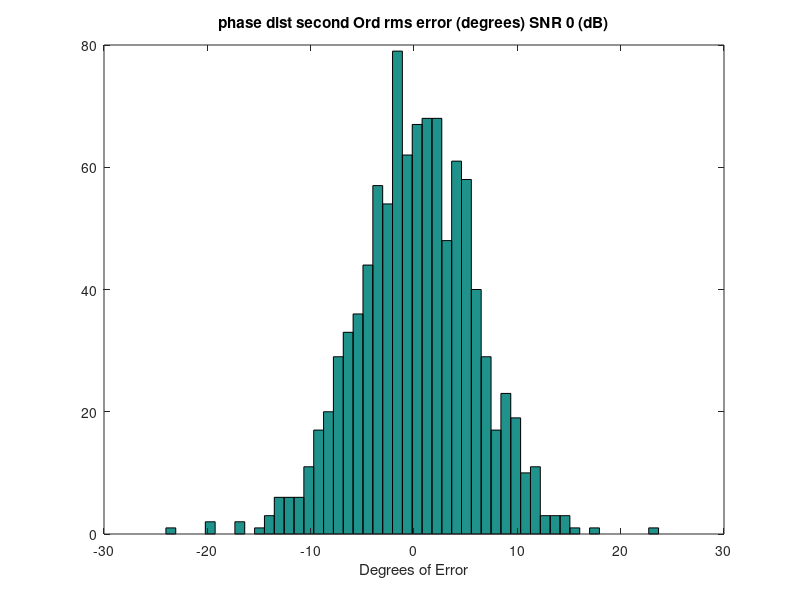
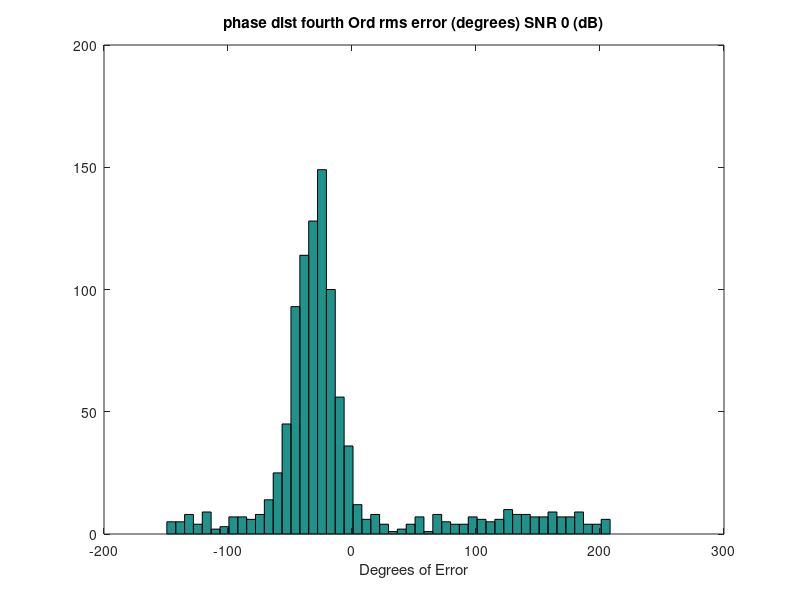

The MATLAB source for these figures, in order:
%% Error Calculations Second and Fourth
clc;clear;
%% Initializations
alpha = 1;

pol_signal_one = [1;-1;0]./sqrt(2);
pol_cum_signal_one = [1;1;0;-1;0;0]./sqrt(3); %ground

signal_one_offset = 30*pi/180;

Averaged_samples = 1000;
Window = 49;    %size of window

phase_dist_second_0 = zeros(1,Averaged_samples);
mag_dist_second_0 = zeros(1,Averaged_samples);

phase_dist_fourth_0 = zeros(1,Averaged_samples);
mag_dist_fourth_0 = zeros(1,Averaged_samples);

SNR = 0;

Noise = (10^(-SNR/20))/sqrt(3);
%% Generic Loop Calculations
for sample = 1:Averaged_samples
    %% Random Statistics Used for Both second and forth order Algorithms
    
    signal_one =  pol_signal_one*(sqrt(-2*log(1-rand(1,Window))).*exp(1i*2*pi*rand(1,Window)));
    
    s1 = alpha*signal_one;
    s2 = alpha*exp(1i*signal_one_offset)*signal_one ;
    
    s1_Noise = s1 + Noise*sqrt(-2*log(1-rand(3,Window))).*exp(1i*2*pi*rand(3,Window));
    s2_Noise = s2 + Noise*sqrt(-2*log(1-rand(3,Window))).*exp(1i*2*pi*rand(3,Window));
    %% Second order Statistics
    S1_2 = [s1_Noise(1,:)
        s1_Noise(2,:)
        s1_Noise(3,:)];
    
    S2_2 = [s2_Noise(1,:)
        s2_Noise(2,:)
        s2_Noise(3,:)];
    
    R1_2 = S1_2*S1_2'/Window;
    R2_2 = S1_2*S2_2'/Window;
    
    [eigenvect_2,eigenval_2] = eig(pinv(R1_2)*R2_2);
    
    polarfilter_2 = abs(pol_signal_one'*eigenvect_2);
    [~,srt_2] = sort(polarfilter_2,'descend');
    
    phase_dist_second_0(sample) = ((signal_one_offset + angle(eigenval_2(srt_2(1),srt_2(1)))));
    mag_dist_second_0(sample) = (abs(eigenval_2(srt_2(1),srt_2(1))));
    
    %% Fourth Order Statistics
    S1_4 = [s1_Noise(1,:).*s1_Noise(1,:)
        s1_Noise(2,:).*s1_Noise(2,:)
        s1_Noise(3,:).*s1_Noise(3,:)
        s1_Noise(1,:).*s1_Noise(2,:)
        s1_Noise(1,:).*s1_Noise(3,:)
        s1_Noise(2,:).*s1_Noise(3,:)];
    
    S2_4 = [s2_Noise(1,:).*s2_Noise(1,:)
        s2_Noise(2,:).*s2_Noise(2,:)
        s2_Noise(3,:).*s2_Noise(3,:)
        s2_Noise(1,:).*s2_Noise(2,:)
        s2_Noise(1,:).*s2_Noise(3,:)
        s2_Noise(2,:).*s2_Noise(3,:)];
    
    R1_4 = S1_4*S1_4'/Window;
    R2_4 = S1_4*S2_4'/Window;
    
    [eigenvec_4,eigenval_4] = eig(pinv(R1_4)*R2_4);
    
    polarfilter_4 = abs(pol_cum_signal_one'*eigenvec_4);
    [~,srt_4] = sort(polarfilter_4,'descend');
    
    phase_dist_fourth_0(sample) = ((signal_one_offset + angle(eigenval_4(srt_2(1),srt_2(1)))));
    mag_dist_fourth_0(sample) =  (abs(eigenval_4(srt_2(1),srt_2(1))));
    
    
end

phase_est_second_0_rms = (phase_dist_second_0)*180/pi;
phase_est_fourth_0_rms = (phase_dist_fourth_0)*180/pi;
%% Plotting Results
bins = 50;


figure(2);
hist(phase_est_second_0_rms,bins);
title('phase dist second Ord rms error (degrees) SNR 0 (dB)');
xlabel('Degrees of Error');

figure(5);
hist(phase_est_fourth_0_rms,bins);
title('phase dist fourth Ord rms error (degrees) SNR 0 (dB)');
xlabel('Degrees of Error');
